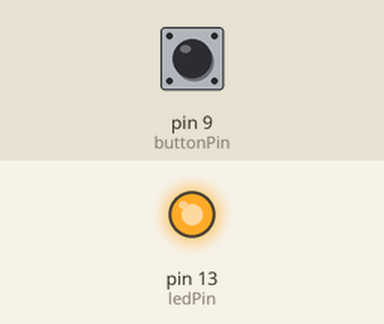
Simulated run of this sketch. Board: Arduino Uno, built with avr-gcc and run on an emulated ATmega328P. Parts: output pins drawn as LEDs (lit = HIGH). The test bench sets the inputs (shaded band); at power-on: pin 9 (buttonPin) LOW.

Above: at 2.5 s.
At 7.5 s:
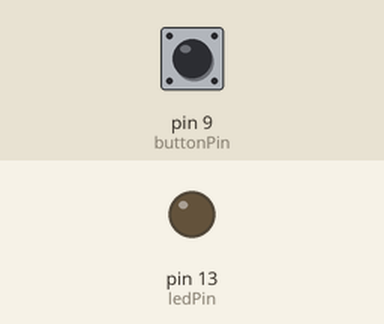
Timing chart, 0 to 13.0 s (numbered marks = the images above):
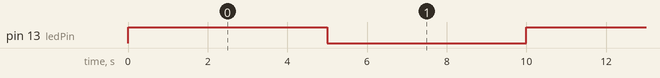

The sketch:

DEMOCODE4.ino
```cpp
/*
  Boton demo

  ECodigo sobre mejoras al codigo n arduino para prototipos
  Utiliza Un 238 de 3.3V
  LED
  un Boton momentaneo Rojo


  The circuit:
  LED - al pin13 (el que tre por defecto)
  Boton VCC, GND se riva en 220ohm a PIN 9
  Resitencia de 10K entre VCC y boton, Cambio de estado cuendo se presiona

  Fue creado por Edwin Kestler el 11/2/2017
  Ultima Fecha de Modificacion: 11/02/2017
  por Edwin Kestler

  Ver www.flatbox.co


*/


int buttonPin = 9;
int ledPin = 13;
int ledDelay = 5000;
bool ledBlinkState = HIGH;
long ledTimer;
bool buttonPressed;
bool ledState;

void setup() {
 pinMode(buttonPin, INPUT);
 pinMode(ledPin, OUTPUT);

 ledTimer = millis();
}

void loop() {
 determineState();
 display();
}

void determineState() {
 checkBlinkTimer();
 checkButtonPress();
 determineLedState();
}

void checkBlinkTimer() {
 if (millis() - ledTimer > ledDelay) {
 ledTimer = millis();
 ledBlinkState = !ledBlinkState;
 }
}

void checkButtonPress() {
 buttonPressed = (digitalRead(buttonPin) == HIGH);
}

void determineLedState() {
 if (ledBlinkState || buttonPressed) {
 ledState = HIGH;
 } else {
 ledState = LOW;
 }
}

void display() {
 digitalWrite(ledPin, ledState);
}
```

Measured:
- by itself, pin 13 (ledPin): alternates HIGH for 5.0 s and LOW for 5.0 s
